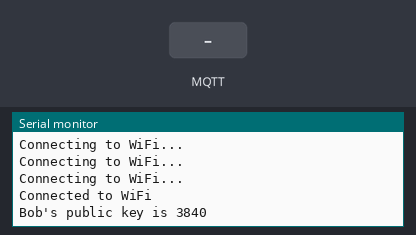
The sketch below on a simulated ESP32. On the bench: the last lines printed to the serial monitor. The inputs (shaded band) are chosen by the test bench. WiFi joins after 1.5 s; servers stay silent unless stated; random numbers use the default seed unless the sketch sets one; no MQTT or app messages arrive unless stated.

Above: at 2.7 s.
2.8 s: MQTT message "1" arrives on the first subscribed topic
At 3.7 s:
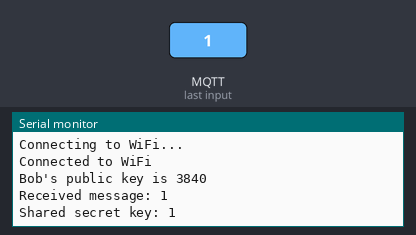
4.3 s: MQTT message "0" arrives on the first subscribed topic
At 4.8 s:
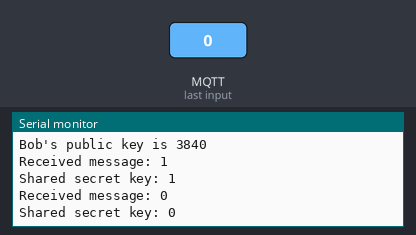

The sketch:

diffie-hellman-subscribe-bob.ino
```cpp
#include <WiFi.h>
#include <PubSubClient.h>

const char* ssid = "Fik";
const char* password = "23456789";
const char* mqtt_server = "broker.mqtt-dashboard.com";

WiFiClient espClient;
PubSubClient mqttClient(espClient);
unsigned long lastMsg = 0;
#define MSG_BUFFER_SIZE (50)
char msg[MSG_BUFFER_SIZE];
int value = 0;

// Define the MQTT broker and topic

#define MQTT_TOPIC_ALICE "diffie-hellman-alice"
#define MQTT_TOPIC_BOB "diffie-hellman-bob"


// Create a client instance
PubSubClient client;

// Define the public prime number and base
long int p = 5483; // Q public prime number
long int g = 23; // P public base

// Define the private and public keys
long int b; // private key
long int B; // public key

long int a;

long int otherPartyKey;

// Define the shared secret key
long int keyB;

long int sharedSecretKey;

// A function to compute a^m mod n
int compute(long int a, long int m, long int n) {
    long int r;
    long int y = 1;

    while (m > 0) {
        r = m % 2;
        if (r == 1) {
            y = (y*a) % n;
        }
        a = a*a % n;
        m = m / 2;
    }

    return y;
}

// A function to calculate the length of a number by iteration
int calculateLengthByIteration(long long n){
  if( n < 0 )
    n = -n;

  int length = 0;
  do{
    length = length + 1;
    n = n / 10;
  }while( n > 0 );

  return length;
}

// A callback function to handle incoming messages from the publisher
void callback(char* topic, byte* payload, unsigned int length) {
  // Convert the payload to a long int
  // Convert the payload to an integer
  String message = "";
  for (int i = 0; i < length; i++) {
    message += (char)payload[i];
  }
  otherPartyKey = message.toInt();
  Serial.print("Received message: ");
  Serial.println(otherPartyKey);

//  long int otherPartyKey = atol((char*)payload);
//  Serial.println(otherPartyKey);
  // Compute the shared secret key using the other party's public key and the private key
  if (strcmp(topic, MQTT_TOPIC_ALICE) == 0) {
    sharedSecretKey = compute(otherPartyKey, b, p);
  } else if (strcmp(topic, MQTT_TOPIC_BOB) == 0) {
    sharedSecretKey = compute(otherPartyKey, a, p);
  }

  // Pad the key with zeros if it is less than 17 digits
//  while (calculateLengthByIteration(sharedSecretKey) < 17) {
//    sharedSecretKey *= 10;
//  }

  // Print the shared secret key
  Serial.print("Shared secret key: ");
  Serial.println(sharedSecretKey);

//  char buffer[20];
//  sprintf(buffer, "%ld", B);
//  mqttClient.publish(MQTT_TOPIC_BOB, buffer);
}


void setup() {
  // Initialize serial communication
  Serial.begin(115200);

  // Connect to the WiFi network
  WiFi.begin(ssid, password);
  while (WiFi.status() != WL_CONNECTED) {
    delay(500);
    Serial.println("Connecting to WiFi...");
  }
  Serial.println("Connected to WiFi");

  // Set the MQTT broker and callback function
  mqttClient.setServer(mqtt_server, 1883);
  mqttClient.setCallback(callback);

  // Choose a random private key between 1 and p-1
  b = random(10, p-1);
  //Serial.printf("\n b = %d \n", b);

  // Compute the public key using g and b
  B = compute(g, b, p);

}

void loop() {
  // Connect to the MQTT broker if not connected
  if (!mqttClient.connected()) {
    mqttClient.connect("subscriber");

    // Publish the public key B to the MQTT topic
    char buffer[20];
    sprintf(buffer, "%ld", B);
    mqttClient.publish(MQTT_TOPIC_BOB, buffer);

    // Subscribe to the MQTT topic
    mqttClient.subscribe(MQTT_TOPIC_ALICE);

    // Print the public key B
    Serial.printf("Bob's public key is %s\n", buffer);


  }

  // Loop through the client functions
  mqttClient.loop();
}
```

Measured:
- after the input at 2.8 s, the serial monitor: prints a new line at once (image 1)
- after the input at 4.3 s, the serial monitor: prints a new line at once (image 2)
